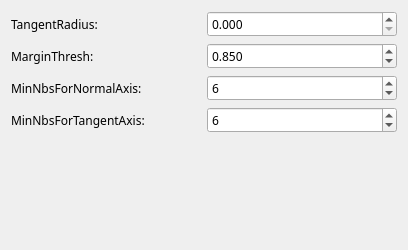
             <widget class="QWidget" name="scrollAreaWidgetContents_6">
              <property name="geometry">
               <rect>
                <x>0</x>
                <y>0</y>
                <width>408</width>
                <height>250</height>
               </rect>
              </property>
              <layout class="QVBoxLayout" name="verticalLayout_19">
               <item>
                <layout class="QHBoxLayout" name="horizontalLayout_37">
                 <item>
                  <widget class="QLabel" name="label_36">
                   <property name="font">
                    <font>
                     <family>微软雅黑</family>
                    </font>
                   </property>
                   <property name="text">
                    <string>TangentRadius: </string>
                   </property>
                  </widget>
                 </item>
                 <item>
                  <widget class="QDoubleSpinBox" name="dspin_t_r2">
                   <property name="font">
                    <font>
                     <family>微软雅黑</family>
                    </font>
                   </property>
                   <property name="decimals">
                    <number>3</number>
                   </property>
                   <property name="maximum">
                    <double>99999.000000000000000</double>
                   </property>
                   <property name="value">
                    <double>0.000000000000000</double>
                   </property>
                  </widget>
                 </item>
                </layout>
               </item>
               <item>
                <layout class="QHBoxLayout" name="horizontalLayout_38">
                 <item>
                  <widget class="QLabel" name="label_37">
                   <property name="font">
                    <font>
                     <family>微软雅黑</family>
                    </font>
                   </property>
                   <property name="text">
                    <string>MarginThresh: </string>
                   </property>
                  </widget>
                 </item>
                 <item>
                  <widget class="QDoubleSpinBox" name="dspin_m_t2">
                   <property name="font">
                    <font>
                     <family>微软雅黑</family>
                    </font>
                   </property>
                   <property name="decimals">
                    <number>3</number>
                   </property>
                   <property name="maximum">
                    <double>99999.000000000000000</double>
                   </property>
                   <property name="value">
                    <double>0.850000000000000</double>
                   </property>
                  </widget>
                 </item>
                </layout>
               </item>
               <item>
                <layout class="QHBoxLayout" name="horizontalLayout_39">
                 <item>
                  <widget class="QLabel" name="label_38">
                   <property name="font">
                    <font>
                     <family>微软雅黑</family>
                    </font>
                   </property>
                   <property name="text">
                    <string>MinNbsForNormalAxis: </string>
                   </property>
                  </widget>
                 </item>
                 <item>
                  <widget class="QSpinBox" name="spin_m_n2">
                   <property name="font">
                    <font>
                     <family>微软雅黑</family>
                    </font>
                   </property>
                   <property name="maximum">
                    <number>99999</number>
                   </property>
                   <property name="value">
                    <number>6</number>
                   </property>
                  </widget>
                 </item>
                </layout>
               </item>
               <item>
                <layout class="QHBoxLayout" name="horizontalLayout_40">
                 <item>
                  <widget class="QLabel" name="label_39">
                   <property name="font">
                    <font>
                     <family>微软雅黑</family>
                    </font>
                   </property>
                   <property name="text">
                    <string>MinNbsForTangentAxis: </string>
                   </property>
                  </widget>
                 </item>
                 <item>
                  <widget class="QSpinBox" name="spin_m_t2">
                   <property name="font">
                    <font>
                     <family>微软雅黑</family>
                    </font>
                   </property>
                   <property name="maximum">
                    <number>99999</number>
                   </property>
                   <property name="value">
                    <number>6</number>
                   </property>
                  </widget>
                 </item>
                </layout>
               </item>
               <item>
                <spacer name="verticalSpacer_12">
                 <property name="orientation">
                  <enum>Qt::Vertical</enum>
                 </property>
                 <property name="sizeHint" stdset="0">
                  <size>
                   <width>20</width>
                   <height>85</height>
                  </size>
                 </property>
                </spacer>
               </item>
              </layout>
             </widget>
